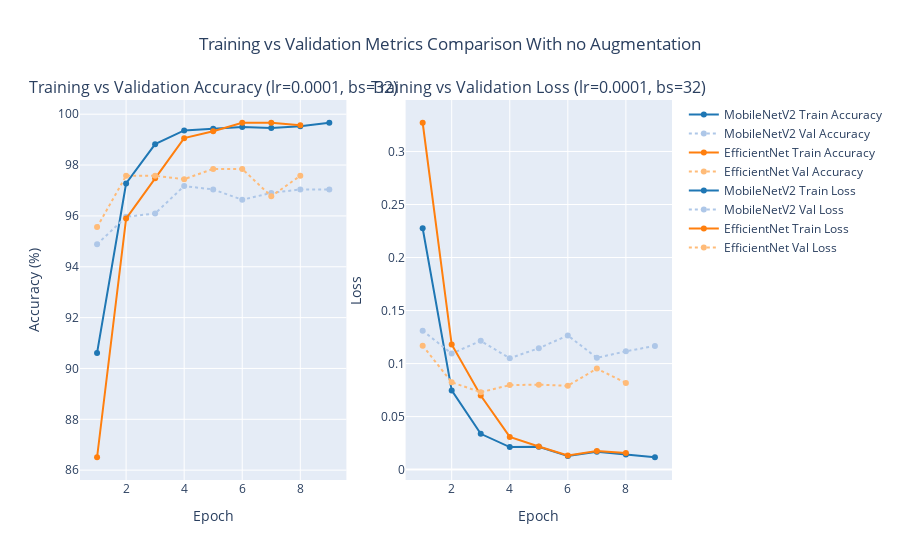

Write notebook code for a chart like this one.
### Code cell
def plot_accuracy_and_loss_models(metrics1, metrics2, model1_name, model2_name, lr, batch_size):
    epochs1 = list(range(1, len(metrics1) + 1))
    epochs2 = list(range(1, len(metrics2) + 1))

    # Définir des couleurs cohérentes basées sur les graphiques d'accuracy
    color_train_model1 = "#1f77b4"  # Couleur par défaut pour le premier modèle
    color_val_model1 = "#aec7e8"    # Variante pour les données de validation
    color_train_model2 = "#ff7f0e"  # Couleur par défaut pour le deuxième modèle
    color_val_model2 = "#ffbb78"    # Variante pour les données de validation

    # Créer un subplot avec une ligne et deux colonnes
    fig = make_subplots(
        rows=1, cols=2,
        subplot_titles=[
            f"Training vs Validation Accuracy (lr={lr}, bs={batch_size})",
            f"Training vs Validation Loss (lr={lr}, bs={batch_size})"
        ]
    )

    # Graphique des Accuracy
    fig.add_trace(go.Scatter(
        x=epochs1, y=[m["train_accuracy"] for m in metrics1],
        mode='lines+markers', name=f"{model1_name} Train Accuracy",
        line=dict(color=color_train_model1)
    ), row=1, col=1)
    fig.add_trace(go.Scatter(
        x=epochs1, y=[m["val_accuracy"] for m in metrics1],
        mode='lines+markers', name=f"{model1_name} Val Accuracy",
        line=dict(color=color_val_model1, dash='dot')
    ), row=1, col=1)
    fig.add_trace(go.Scatter(
        x=epochs2, y=[m["train_accuracy"] for m in metrics2],
        mode='lines+markers', name=f"{model2_name} Train Accuracy",
        line=dict(color=color_train_model2)
    ), row=1, col=1)
    fig.add_trace(go.Scatter(
        x=epochs2, y=[m["val_accuracy"] for m in metrics2],
        mode='lines+markers', name=f"{model2_name} Val Accuracy",
        line=dict(color=color_val_model2, dash='dot')
    ), row=1, col=1)

    # Graphique des Loss
    fig.add_trace(go.Scatter(
        x=epochs1, y=[m["train_loss"] for m in metrics1],
        mode='lines+markers', name=f"{model1_name} Train Loss",
        line=dict(color=color_train_model1)
    ), row=1, col=2)
    fig.add_trace(go.Scatter(
        x=epochs1, y=[m["val_loss"] for m in metrics1],
        mode='lines+markers', name=f"{model1_name} Val Loss",
        line=dict(color=color_val_model1, dash='dot')
    ), row=1, col=2)
    fig.add_trace(go.Scatter(
        x=epochs2, y=[m["train_loss"] for m in metrics2],
        mode='lines+markers', name=f"{model2_name} Train Loss",
        line=dict(color=color_train_model2)
    ), row=1, col=2)
    fig.add_trace(go.Scatter(
        x=epochs2, y=[m["val_loss"] for m in metrics2],
        mode='lines+markers', name=f"{model2_name} Val Loss",
        line=dict(color=color_val_model2, dash='dot')
    ), row=1, col=2)

    # Configuration des axes et du layout global
    fig.update_layout(
        xaxis=dict(title="Epoch"),
        yaxis=dict(title="Accuracy (%)"),
        xaxis2=dict(title="Epoch"),
        yaxis2=dict(title="Loss"),
        showlegend=True,
        title_text="Training vs Validation Metrics Comparison With no Augmentation",
        title_x=0.5
    )

    fig.show()

# Appeler la fonction
plot_accuracy_and_loss_models(mobilenet_metrics_no_aug, efficientnet_metrics_no_aug, "MobileNetV2", "EfficientNet", lr, batch_size)

### Figure 1 — Plotly figure (JSON) as saved in the notebook; plotly's stock layout.template omitted (floating-point values rounded to 4 significant figures)
{"data": [{"line": {"color": "#1f77b4"}, "mode": "lines+markers", "name": "MobileNetV2 Train Accuracy", "type": "scatter", "x": [1, 2, 3, 4, 5, 6, 7, 8, 9], "xaxis": "x", "y": [90.61, 97.27, 98.82, 99.36, 99.43, 99.5, 99.46, 99.53, 99.66], "yaxis": "y"}, {"line": {"color": "#aec7e8", "dash": "dot"}, "mode": "lines+markers", "name": "MobileNetV2 Val Accuracy", "type": "scatter", "x": [1, 2, 3, 4, 5, 6, 7, 8, 9], "xaxis": "x", "y": [94.89, 95.96, 96.1, 97.17, 97.04, 96.64, 96.9, 97.04, 97.04], "yaxis": "y"}, {"line": {"color": "#ff7f0e"}, "mode": "lines+markers", "name": "EfficientNet Train Accuracy", "type": "scatter", "x": [1, 2, 3, 4, 5, 6, 7, 8], "xaxis": "x", "y": [86.51, 95.9, 97.48, 99.06, 99.33, 99.66, 99.66, 99.56], "yaxis": "y"}, {"line": {"color": "#ffbb78", "dash": "dot"}, "mode": "lines+markers", "name": "EfficientNet Val Accuracy", "type": "scatter", "x": [1, 2, 3, 4, 5, 6, 7, 8], "xaxis": "x", "y": [95.56, 97.58, 97.58, 97.44, 97.85, 97.85, 96.77, 97.58], "yaxis": "y"}, {"line": {"color": "#1f77b4"}, "mode": "lines+markers", "name": "MobileNetV2 Train Loss", "type": "scatter", "x": [1, 2, 3, 4, 5, 6, 7, 8, 9], "xaxis": "x2", "y": [0.2276, 0.0747, 0.03377, 0.02123, 0.02153, 0.01275, 0.01689, 0.0143, 0.01166], "yaxis": "y2"}, {"line": {"color": "#aec7e8", "dash": "dot"}, "mode": "lines+markers", "name": "MobileNetV2 Val Loss", "type": "scatter", "x": [1, 2, 3, 4, 5, 6, 7, 8, 9], "xaxis": "x2", "y": [0.131, 0.1094, 0.1214, 0.105, 0.1145, 0.1265, 0.1054, 0.1115, 0.1167], "yaxis": "y2"}, {"line": {"color": "#ff7f0e"}, "mode": "lines+markers", "name": "EfficientNet Train Loss", "type": "scatter", "x": [1, 2, 3, 4, 5, 6, 7, 8], "xaxis": "x2", "y": [0.3271, 0.1179, 0.06984, 0.03087, 0.02181, 0.01336, 0.01761, 0.01571], "yaxis": "y2"}, {"line": {"color": "#ffbb78", "dash": "dot"}, "mode": "lines+markers", "name": "EfficientNet Val Loss", "type": "scatter", "x": [1, 2, 3, 4, 5, 6, 7, 8], "xaxis": "x2", "y": [0.1169, 0.08231, 0.07303, 0.07968, 0.08014, 0.07907, 0.09523, 0.08176], "yaxis": "y2"}], "layout": {"annotations": [{"font": {"size": 16}, "showarrow": false, "text": "Training vs Validation Accuracy (lr=0.0001, bs=32)", "x": 0.225, "xanchor": "center", "xref": "paper", "y": 1, "yanchor": "bottom", "yref": "paper"}, {"font": {"size": 16}, "showarrow": false, "text": "Training vs Validation Loss (lr=0.0001, bs=32)", "x": 0.775, "xanchor": "center", "xref": "paper", "y": 1, "yanchor": "bottom", "yref": "paper"}], "showlegend": true, "title": {"text": "Training vs Validation Metrics Comparison With no Augmentation", "x": 0.5}, "xaxis": {"anchor": "y", "domain": [0, 0.45], "title": {"text": "Epoch"}}, "xaxis2": {"anchor": "y2", "domain": [0.55, 1], "title": {"text": "Epoch"}}, "yaxis": {"anchor": "x", "domain": [0, 1], "title": {"text": "Accuracy (%)"}}, "yaxis2": {"anchor": "x2", "domain": [0, 1], "title": {"text": "Loss"}}}}
